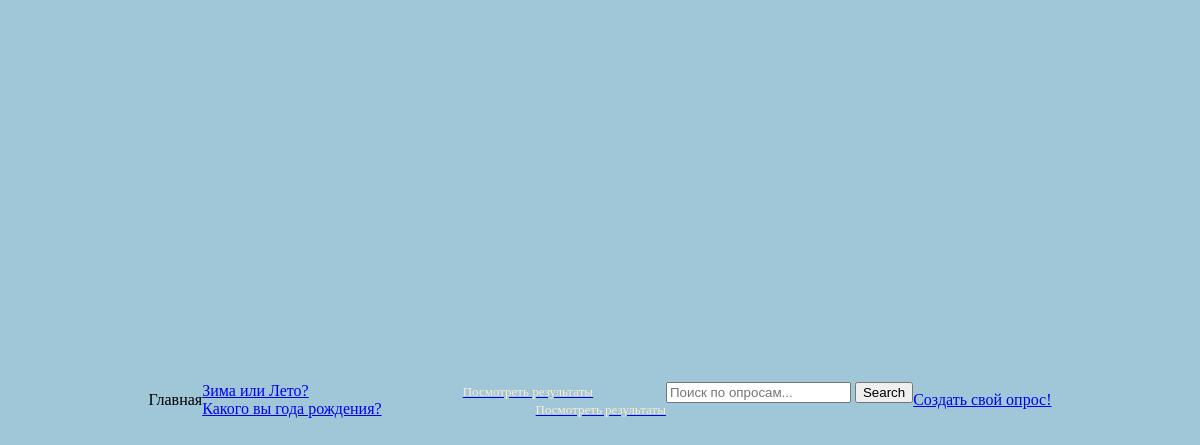
Before: / with the older database file.
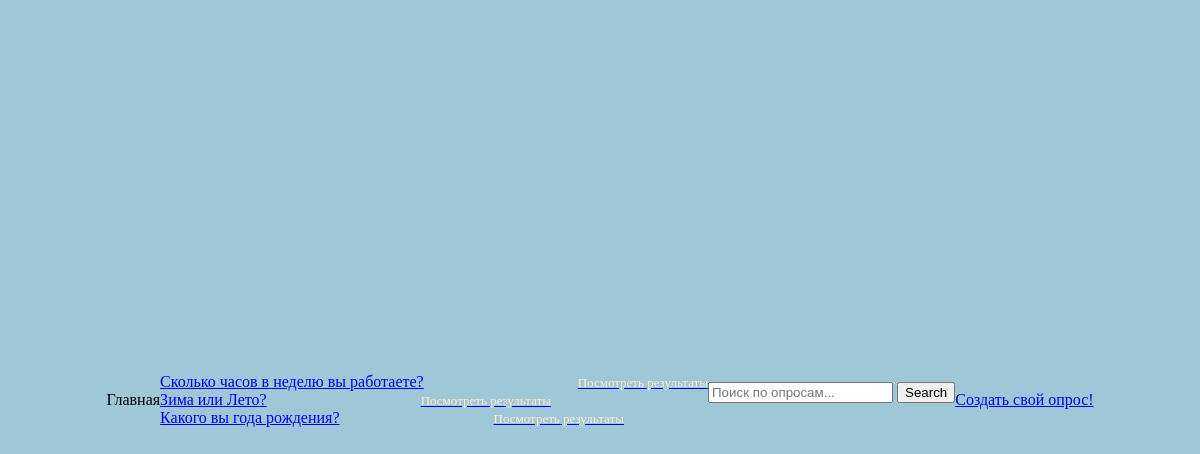
After: the same page with the newer database file.
### polls/models.py (models this page shows, shortened)
class Question(models.Model):
    question_text = models.CharField(max_length=255)
    pub_date = models.DateTimeField('дата публикации')

### polls/views.py (the view)
# urls.py: path('', views.IndexView.as_view(), name='index'),
class IndexView(generic.ListView):
    template_name = 'polls/index.html'
    context_object_name = 'latest_question_list'
    def get_queryset(self):
        return Question.objects.order_by('-pub_date')[:15]

### polls/templates/polls/index.html (shortened to what this page needs)
{% load static %}
<link rel="stylesheet" href="{% static 'css/index.css' %}">
{% if latest_question_list %}
    <ul>
    {% for question in latest_question_list %}
        <li>
            <a href="{% url 'polls:detail' question.id %}">{{ question.question_text }}</a>
            <a href="{% url 'polls:results' question.id %}" class="btn btn-primary"><span style="font-size: 13;margin-left: 150px; color: blanchedalmond;">Посмотреть результаты</span></a>
        </li>
    {% endfor %}
    </ul>
{% else %}
    <p>Нет доступных опросов!</p>
{% endif %}
<form action="{% url 'polls:search' %}" method="GET">
    <input type="text" name="search_query" placeholder="Поиск по опросам...">
    <button type="submit" class="btn btn-search">Search</button>
</form>
<a href="{% url 'polls:create' %}" class="btn btn-create">Создать свой опрос!</a>

### polls/templates/polls/css/index.css (style rules this page uses)
ul { list-style-type: none; padding: 0; text-decoration: none !important; }

Changed rows visible on the page:
added Question: question_text "Сколько часов в неделю вы работаете?"
